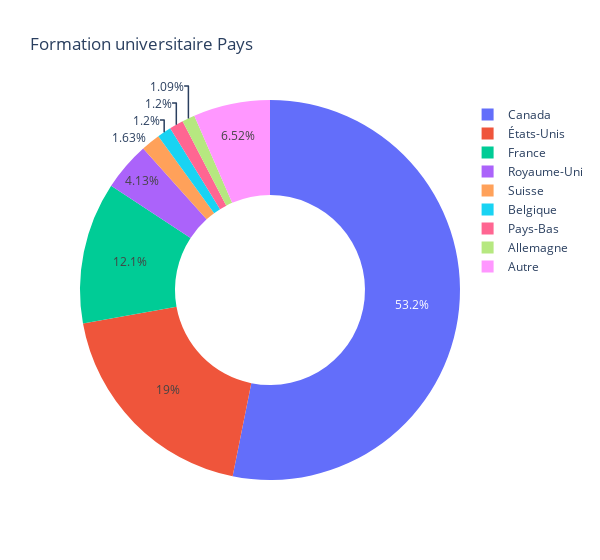

The code cell stored with this chart in its notebook:
### Code cell
order = [x for x in paysFormation['labels'] if not (x == 'Autre')] + ['Autre']

px.pie(
    paysFormation, 
    values= paysFormation['count'], 
    names= paysFormation['labels'], 
    title='Formation universitaire Pays',
    hole=0.5,
    width=600, 
    category_orders= {'labels':
        order
    }
)

### Figure 1 — Plotly figure (JSON) as saved in the notebook; plotly's stock layout.template omitted (floating-point values rounded to 4 significant figures)
{"data": [{"direction": "clockwise", "domain": {"x": [0, 1], "y": [0, 1]}, "hole": 0.5, "hovertemplate": "labels=%{label}<br>count=%{value}<extra></extra>", "labels": ["Canada", "États-Unis", "France", "Royaume-Uni", "Suisse", "Belgique", "Pays-Bas", "Allemagne", "Autre"], "legendgroup": "", "name": "", "showlegend": true, "sort": false, "type": "pie", "values": [489, 175, 111, 38, 15, 11, 11, 10, 60]}], "layout": {"legend": {"tracegroupgap": 0}, "title": {"text": "Formation universitaire Pays"}, "width": 600}}
